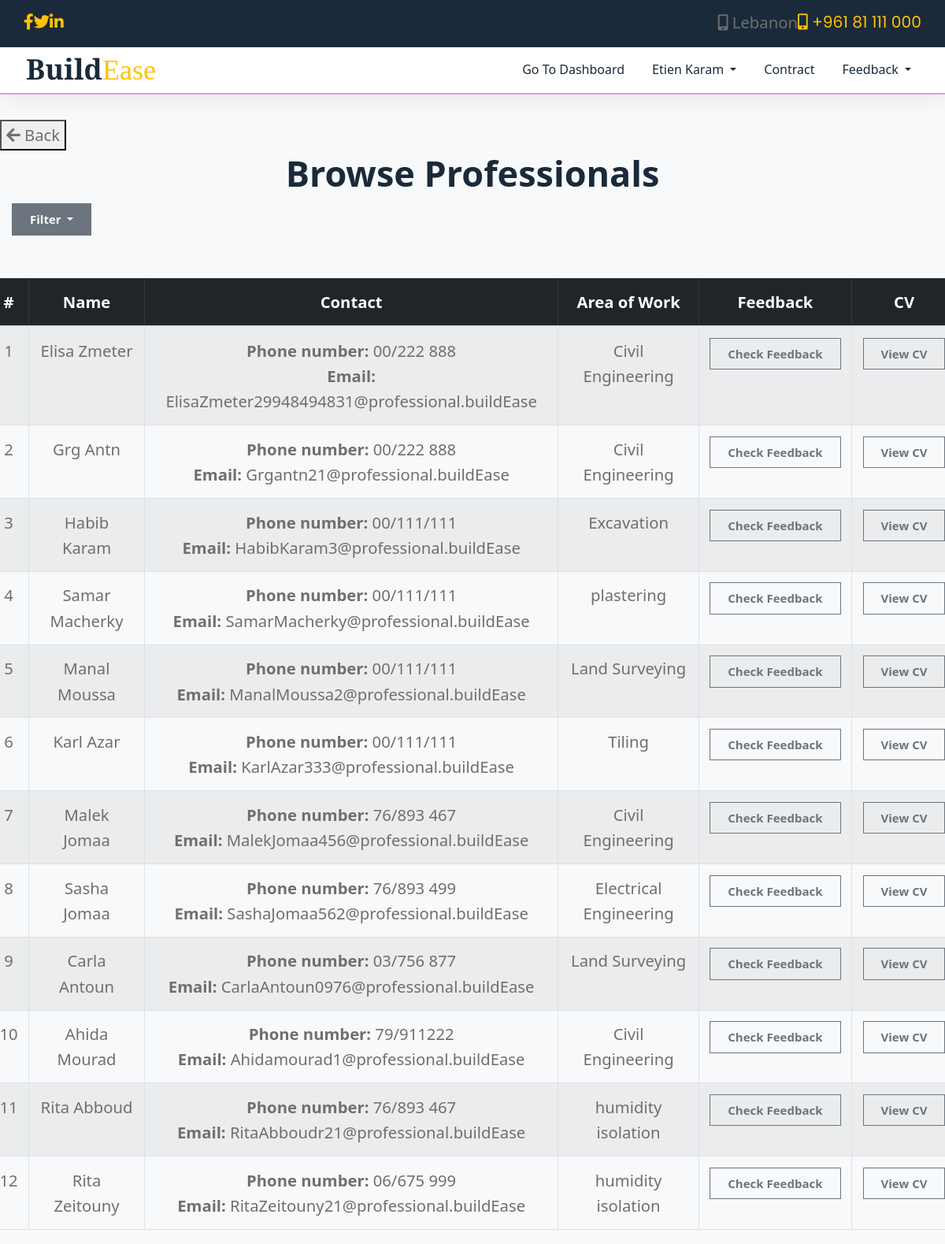
/CbrowseProfessionals.php (signed in), run on the app's committed database.
### tables this page shows
CREATE TABLE `professional_details` (
  `detailID` int(11) NOT NULL,
  `areaOfWork` varchar(400) NOT NULL,
  `startDate` date DEFAULT NULL,
  `availibilityStatus` varchar(100) DEFAULT NULL,
  `price` double DEFAULT NULL,
  `priceDetails` varchar(1000) DEFAULT NULL,
  `professionalID` int(11) NOT NULL
);

CREATE TABLE `professional` (
  `id` int(11) NOT NULL,
  `fullName` varchar(40) NOT NULL,
  `email` varchar(200) NOT NULL,
  `password` varchar(100) NOT NULL,
  `age` int(11) NOT NULL,
  `phoneNumber` varchar(20) NOT NULL,
  `addressID` int(11) DEFAULT NULL,
  `cvID` int(11) DEFAULT NULL,
  `status` varchar(50) DEFAULT 'pending'
);

### CbrowseProfessionals.php (the view, shortened to what this page needs)
<?php
 include 'conx.php';
 ?>
<!doctype html>
<html lang="en">
  <head>
    <link rel="stylesheet" href="css/bootstrap.min.css">
    <link rel="stylesheet" href="css/custom.css">
    <link rel="stylesheet" href="https://pro.fontawesome.com/releases/v5.10.0/css/all.css"/>
  </head>
  <body>
       <div class="header-top">
        <div class="container">
            <div class="row align-items-center">
                <div class="col-md-6">
                    <div class="d-flex gap-3">
                        <a href="#"><i class="fab fa-facebook-f"></i></a>
                        <a href="#"><i class="fab fa-twitter"></i></a>
                        <a href="#"><i class="fab fa-linkedin-in"></i></a>
                    </div>
                </div>
                <div class="col-md-6 text-end">
                    <div class="d-flex gap-4 justify-content-end">
                        <span><i class="fas fa-mobile-alt"></i> Lebanon</span>
                        <a href="#"><i class="fas fa-mobile-alt"></i> +961 81 111 000</a>
                    </div>
                </div>
            </div>
        </div>
    </div>
    <nav class="navbar navbar-expand-lg main-navbar">
        <div class="container">
            <a class="navbar-brand" href="index.php">
                <span class="logo">Build<span>Ease</span></span>
            </a>
            <div class="collapse navbar-collapse justify-content-end" id="mainNav">
                    <ul class="navbar-nav ms-auto justify-content-end">
                    <li class="nav-item">
                        <a class="nav-link" href="contractorPage.php">Go to dashboard</a>
                    </li>
                    <li class="nav-item dropdown">
                        <a class="nav-link dropdown-toggle" href="#" role="button" data-bs-toggle="dropdown">
                            <?php echo htmlspecialchars($_SESSION['contractor_identity']['fullName'] ?? 'Profile'); ?>
                        </a>
                    </li>
<li class="nav-item active"><a class="nav-link" href="contractDetails.php">contract</a></li>
 <li class="nav-item dropdown">
          <a class="nav-link dropdown-toggle" href="#" id="feedbackDropdown" role="button" data-bs-toggle="dropdown" aria-expanded="false">
            Feedback
          </a>
        </li>
            </div>
        </div>
    </nav>
    <br>
    <button onclick="history.back()" class="back-button">
  <i class="fas fa-arrow-left"></i> Back
</button>
<section id="professionals" class="mb-5">
    <div class="professionals-header">
        <h2>Browse Professionals</h2>
        <div class="d-flex">
        <div class="dropdown">
    <button class="btn btn-secondary dropdown-toggle" type="button" id="filterDropdown" data-bs-toggle="dropdown" aria-expanded="false">
        Filter
    </button>
</div>
        </div>
    </div>
</section>
        <div class="row">
            <?php
       $sql = "SELECT professional.id, professional.fullName,professional.phoneNumber,professional.email,   professional_details.areaOfWork
       FROM professional
       JOIN professional_details ON professional.id = professional_details.professionalID";
            $result = $conn->query($sql);
            if ($result->num_rows > 0) {
                while ($row = $result->fetch_assoc()) { ?>
            <div class="table-responsive ">
            <table class="table table-striped table-bordered align-middle text-center">
                <thead class="table-dark">
                    <tr>
                    <th>#</th>
                        <th>Name</th>
                        <th>Contact</th>
                        <th>Area of Work</th>
                        <th>Feedback</th>
                        <th>CV</th>
                    </tr>
                </thead>
                <tbody>
                <?php
                $counter=0;
                while ($row = $result->fetch_assoc()) { ?>
                    <tr>
                    <td><?php echo $counter+=1; ?></td>
                        <td><?php echo ucwords($row['fullName']); ?></td>
                         <td><?php echo "<b>Phone number: </b>". ucwords($row['phoneNumber'])."<br><b>Email: </b>".ucwords($row['email']); ?></td>
                        <td><?php echo $row['areaOfWork']; ?></td>
                        <td>
                            <a href="#" class="btn btn-outline-secondary view-feedback-btn" data-professional-id="<?php echo $row['id']; ?>" data-bs-toggle="modal" data-bs-target="#feedbackModal">Check Feedback</a>
                        </td>
                        <td>
                            <a href="#" class="btn btn-outline-secondary view-cv-btn" data-professional-id="<?php echo $row['id']; ?>" data-bs-toggle="modal" data-bs-target="#cvModal">View CV</a>
                        </td>
                    </tr>
                <?php } ?>
                </tbody>
            </table>
        </div>
    </div>
                <?php }
            } else {
                echo "<p>No records found!</p>";
            }
            ?>
  </body>
</html>

### css/custom.css (style rules this page uses)
body, html { color: #6f6f6f; font-size: 15px; line-height: 1.6; font-family: 'Poppins', sans-serif; width: 100% !important; height: 100% !important; scroll-behavior:smooth!important; }
h1, h2, h3, h4, h5, h6 { line-height: 1.3; font-weight:700; color: #1f1c0c; }
.h1, .h2, .h3, .h4, .h5, .h6, h1, h2, h3, h4, h5, h6 { font-weight: 700; }
h2, .h2 { font-size: 30px; }
@media (min-width: 1200px) { .container { max-width: 1170px; } }
a, a:hover, a:focus { -webkit-transition-duration: 500ms; transition-duration: 500ms; text-decoration: none; color: #ff532e; outline: 0 solid transparent; }
ul, ol { padding: 0; margin:0px; list-style: none; webkit-padding: 0; moz-padding: 0; }
a, button { color: inherit; outline: medium none; }
.navbar-nav .nav-item { position:relative; }
.navbar-brand { font-weight: 900; font-size:30px; color: #fff; padding:0px; }
.navbar-nav .nav-item .nav-link { font-size: 16px; color: #fff; background: none !important; padding: 28px 15px; font-weight: normal; text-transform:capitalize; display:block; font-weight:400; position: relative; text-decoration: none; transition:0.4s ease; }
.navbar-nav .nav-item.active .nav-link { color: #fff; font-weight: 500; }
.btn { font-size: 15px; font-weight: 600; padding: 8px 22px; border-radius: 0px; }
@media only screen and (min-width:1200px) { .navbar-nav .nav-item .nav-link { padding: 9px 10px!important; } }
.navbar-nav .nav-item.active:after { background-color: #fff; width: 75%!important; }
.navbar-nav .nav-item:hover:after, .nav-item.active:after { width: 75%; }
.navbar-nav .nav-item:last-child:after { display:none; }

### CbrowseProfessionals.php (style rules this page uses)
:root { --primary: #1A2A3A; --secondary: #f8f9fa; --yellow-main: #FFC107; --header-height: 120px; --sidebar-width: 250px; font-size: 18px; }
body { font-family: 'Segoe UI', Tahoma, Geneva, Verdana, sans-serif; background-color: var(--secondary); padding-top: var(--header-height); margin: 0; font-size: 1.125rem; }
.nav-link, .card-title, .card-text, .input-group-text, .professionals-header h2, .cv-section h6, .info-item, .appoint-btn a { font-size: 1.125rem; }
.navbar-nav .nav-item { margin-left: 15px; }
.professionals-header { margin-bottom: 40px; text-align: center; }
.professionals-header h2 { font-size: 2.5rem; color: #1A2A3A; }
.professionals-header .dropdown { margin-left: 15px; }
:root { --primary: #1A2A3A; --secondary: #f8f9fa; --yellow-main: #FFC107; --header-height: 120px; --sidebar-width: 250px; }
body { font-family: 'Segoe UI', Tahoma, Geneva, Verdana, sans-serif; background-color: var(--secondary); padding-top: var(--header-height); margin: 0; }
.header-top { background: var(--primary); padding: 12px 0; border-bottom: 1px solid rgba(212, 175, 55, 0.1); position: fixed; top: 0; left: 0; right: 0; z-index: 1030; height: 60px; }
.header-top a { color: var(--yellow-main); font-family: 'Poppins', sans-serif; transition: color 0.3s ease; }
.main-navbar { background: #fff; box-shadow: 0 4px 30px rgba(0, 0, 0, 0.08); border-bottom: 2px solid plum; position: fixed; top: 60px; left: 0; right: 0; z-index: 1020; height: 60px; }
.navbar-brand .logo { font-family: 'Playfair Display', serif; font-size: 2rem; font-weight: 700; color: var(--primary); }
.logo span { color: var(--yellow-main); font-weight: 400; }
.nav-link { color: var(--primary) !important; font-weight: 500; padding: 0.5rem 1.5rem !important; transition: all 0.3s ease; }

### data on the page
professional_details: counter "1", professionalID.fullName "Elisa Zmeter", professionalID.phoneNumber "00/222 888", professionalID.email "ElisaZmeter29948494831@professional.buildEase", areaOfWork "Civil Engineering"
professional_details: counter "2", professionalID.fullName "Grg Antn", professionalID.phoneNumber "00/222 888", professionalID.email "Grgantn21@professional.buildEase", areaOfWork "Civil Engineering"
professional_details: counter "3", professionalID.fullName "Habib Karam", professionalID.phoneNumber "00/111/111", professionalID.email "HabibKaram3@professional.buildEase", areaOfWork "Excavation"
professional_details: counter "4", professionalID.fullName "Samar Macherky", professionalID.phoneNumber "00/111/111", professionalID.email "SamarMacherky@professional.buildEase", areaOfWork "plastering"
professional_details: counter "5", professionalID.fullName "Manal Moussa", professionalID.phoneNumber "00/111/111", professionalID.email "ManalMoussa2@professional.buildEase", areaOfWork "Land Surveying"
professional_details: counter "6", professionalID.fullName "Karl Azar", professionalID.phoneNumber "00/111/111", professionalID.email "KarlAzar333@professional.buildEase", areaOfWork "Tiling"
professional_details: counter "7", professionalID.fullName "Malek Jomaa", professionalID.phoneNumber "76/893 467", professionalID.email "MalekJomaa456@professional.buildEase", areaOfWork "Civil Engineering"
professional_details: counter "8", professionalID.fullName "Sasha Jomaa", professionalID.phoneNumber "76/893 499", professionalID.email "SashaJomaa562@professional.buildEase", areaOfWork "Electrical Engineering"
professional_details: counter "9", professionalID.fullName "Carla Antoun", professionalID.phoneNumber "03/756 877", professionalID.email "CarlaAntoun0976@professional.buildEase", areaOfWork "Land Surveying"
professional_details: counter "10", professionalID.fullName "Ahida Mourad", professionalID.phoneNumber "79/911222", professionalID.email "Ahidamourad1@professional.buildEase", areaOfWork "Civil Engineering"
professional_details: counter "11", professionalID.fullName "Rita Abboud", professionalID.phoneNumber "76/893 467", professionalID.email "RitaAbboudr21@professional.buildEase", areaOfWork "humidity isolation"
professional_details: counter "12", professionalID.fullName "Rita Zeitouny", professionalID.phoneNumber "06/675 999", professionalID.email "RitaZeitouny21@professional.buildEase", areaOfWork "humidity isolation"

### other printed values
$_SESSION['contractor_identity']['fullName'] "Etien Karam"
